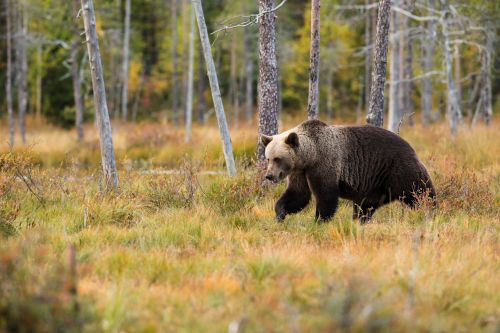
#> input picture data/bear.jpg, 500 x 333 px, given in place of the camera
$ python red_ball.py
#> lines starting #> are read from the running program, lines starting #| are printed output that depends on the picture; after the words box and inside, x2 and y2 are one past the last pixel; in counts of white or black regions, pixels touching at a corner belong together
#> in main, frame is the input picture: shape (333, 500, 3); mean B, G, R 87.2, 129.7, 149.2
import cv2
import numpy as np

def detect_green_balls(frame):
    # Convert the frame to HSV color space
    hsv = cv2.cvtColor(frame, cv2.COLOR_BGR2HSV)
#> hsv: shape (333, 500, 3); mean H, S, V 27.1, 104.2, 149.7

    # Define the lower and upper bounds for the green color
    lower_green = np.array([100, 50, 50])
    upper_green = np.array([130, 255, 255])

    # Threshold the frame to get only green pixels
    mask = cv2.inRange(hsv, lower_green, upper_green)
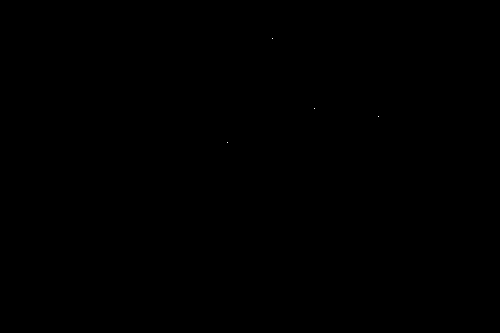
#> mask: shape (333, 500); 0% white in thin lines or dots, all inside (x1, y1, x2, y2) = (227, 38, 379, 143)

    # Find contours in the mask
    contours, _ = cv2.findContours(mask, cv2.RETR_EXTERNAL, cv2.CHAIN_APPROX_SIMPLE)
#> contours = 4 contours, all with area under 20

    # Filter contours based on area to avoid small noise
    min_area = 100
    green_balls = [cnt for cnt in contours if cv2.contourArea(cnt) > min_area]
#> green_balls = []

    return green_balls

def draw_rectangles(frame, contours):
    for cnt in contours:
        x, y, w, h = cv2.boundingRect(cnt)
        cv2.rectangle(frame, (x, y), (x + w, y + h), (0, 0, 255), 2)

def main():
    # Open the webcam
    cap = cv2.VideoCapture(0)

    while True:
        ret, frame = cap.read()

        if not ret:
            break

        # Detect green balls
        green_balls = detect_green_balls(frame)
#> green_balls = []

        # Draw rectangles around green balls
        draw_rectangles(frame, green_balls)

        # Display the resulting frame
        cv2.imshow('Green Ball Detection', frame)

        # Break the loop when 'q' key is pressed
        if cv2.waitKey(30) & 0xFF == ord('q'):
#> (key q is pressed here)
            break

    # Release the webcam and close the OpenCV window
    cap.release()
    cv2.destroyAllWindows()

if __name__ == "__main__":
    main()

$ run again, on data/freelancer.jpg
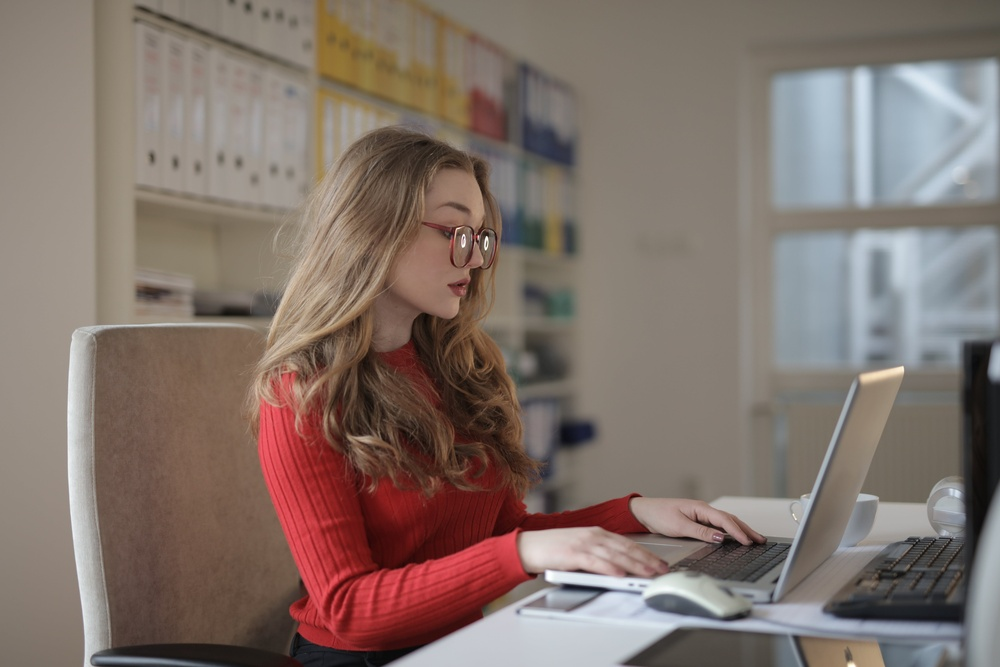
#> input picture data/freelancer.jpg, 1000 x 667 px, shrunk from 6888 x 4592 before the run, given in place of the camera
#> in main, frame is the input picture: shape (667, 1000, 3); mean B, G, R 107.4, 114.6, 129.8
#> hsv: shape (667, 1000, 3); mean H, S, V 35.9, 58.5, 132.9
#> in detect_green_balls, `mask = cv2.inRange(hsv, lower_green, upper_green)`:
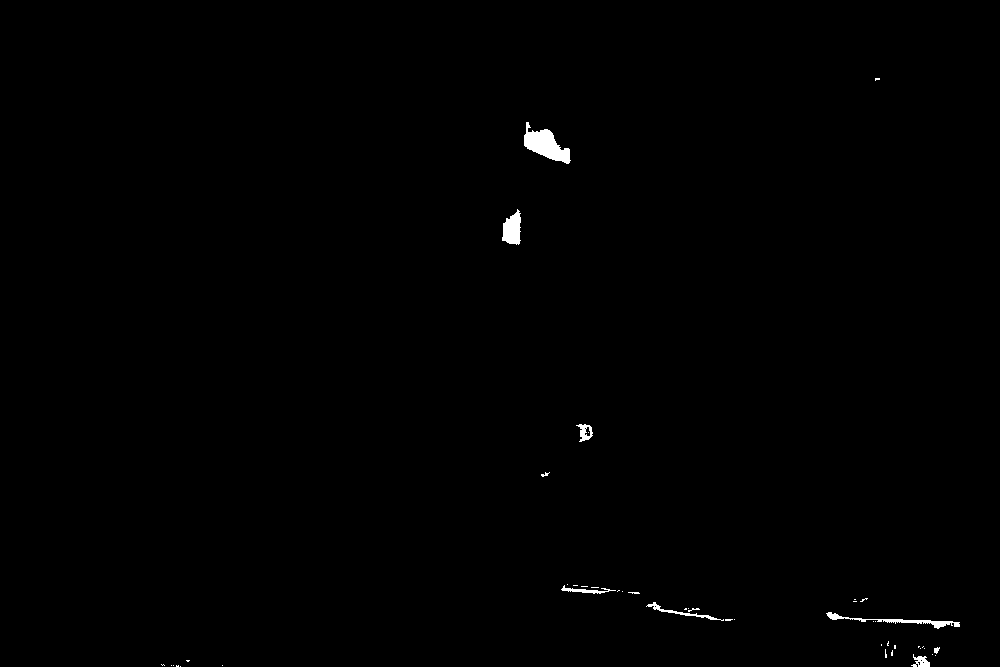
#> mask: shape (667, 1000); 0.42% white; 46 white regions (37 under 20 px)
#> contours = 45 contours, 38 with area under 20; largest, box (x1, y1, x2, y2) and area: (524, 122, 571, 164) 874, (502, 209, 521, 245) 431, (826, 612, 960, 629) 312, (576, 424, 593, 442) 157, (646, 602, 724, 621) 131, (911, 654, 930, 667) 109, (561, 585, 616, 594) 98
#> in detect_green_balls, `green_balls = [cnt for cnt in contours if cv2.contourArea(cnt) > min_a..`: green_balls = 6 contours; box (x1, y1, x2, y2) and area: (524, 122, 571, 164) 874, (502, 209, 521, 245) 431, (826, 612, 960, 629) 312, (576, 424, 593, 442) 157, (646, 602, 724, 621) 131, (911, 654, 930, 667) 109
#> the loop in draw_rectangles, `for cnt in contours:` made 6 passes
#> (x, y, w, h) on passes 1 to 6: (911, 654, 19, 13), (826, 612, 134, 17), (646, 602, 78, 19), (576, 424, 17, 18), (502, 209, 19, 36), (524, 122, 47, 42)
#> after the loop in draw_rectangles, `for cnt in contours:`:
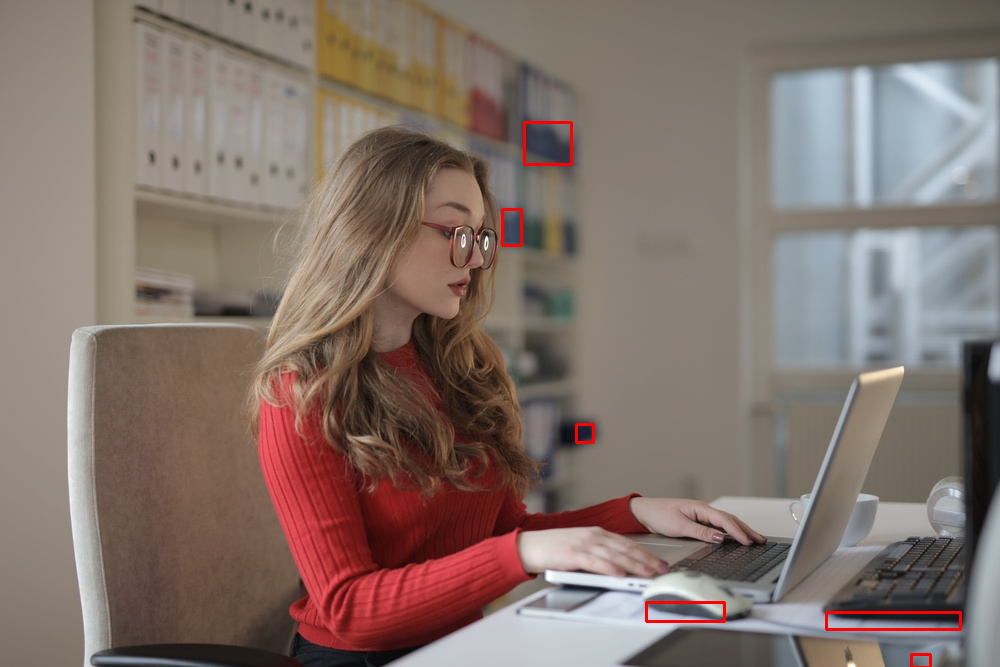
#> frame: shape (667, 1000, 3); 0.4% of pixels changed, all inside (x1, y1, x2, y2) = (501, 121, 962, 667)
